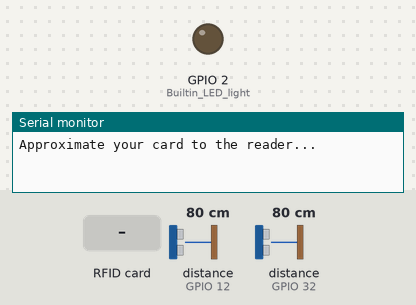
Recording of a sketch running on a simulated ESP32. On the bench: output pins drawn as LEDs (lit = HIGH), the last lines printed to the serial monitor. Wiring (inferred from the names in the program): 2 × ultrasonic range finder: trigger GPIO 13, echo GPIO 12 / trigger GPIO 33, echo GPIO 32. Dashed ring = blinking. The test bench sets the inputs (shaded band); at power-on: distance to the obstacle (sensors on GPIO 12, GPIO 32) 80 cm. The echo pulse lasts 58.3 µs per cm; pins used as bus, display or sensor lines are not drawn.

Above: at 3.0 s.
3.1 s: RFID card 5E 7A 19 C4 held to the reader
At 3.24 s:
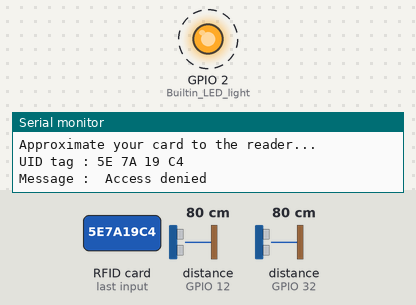
6.1 s: distance to the obstacle (sensor on GPIO 12) set to 2 cm
Timing chart, 0 to 9.1 s (numbered marks = the images above; inputs shaded):
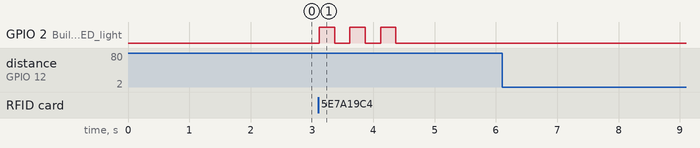

The sketch:

blynk.ino
```cpp
#include <SPI.h>
#include <MFRC522.h>

int Count = 0;
String warning = " ";
String message = " ";
int authorized = 0;
int secure = 0;
int lock = 0;
int Distance = 30;
int trigPin_1 = 13;
int echoPin_1 = 12;
int trigPin_2 = 33;
int echoPin_2 = 32;

#define SS_PIN 5
#define RST_PIN 22
MFRC522 mfrc522(SS_PIN, RST_PIN);   // Create MFRC522 instance.

// Fill-in information from your Blynk Template here
#define BLYNK_TEMPLATE_ID "<SENSITIVE_DATA>" // Not uploading this on github :)
#define BLYNK_DEVICE_NAME "Bidirectional"

#define BLYNK_FIRMWARE_VERSION "0.1.0"

#define BLYNK_PRINT Serial
//#define BLYNK_DEBUG

#define APP_DEBUG

#include "BlynkEdgent.h"

BLYNK_WRITE(V0){
  int pinValue = param.asInt();
  if(pinValue == 1){
    message = "Event set to private!";
    secure = pinValue;
  }else{
    message = "Event set to public!";
  }
}

BLYNK_WRITE(V3){
  int lockPin = param.asInt();
  lock = lockPin;
}

BlynkTimer timer;

// Publish counter value to blynk
void counter()
{
  // This function describes what will happen with each timer tick
  // i.e. writing sensor value to datastream V1
  Blynk.virtualWrite(V1, Count);

}

// Publish warning messages to blynk
void wrn()
{
  // This function describes what will happen with each timer tick
  // i.e. writing sensor value to datastream V2
  Blynk.virtualWrite(V2, warning);

}

// Publish promept messages to blynk
void msg()
{
  // This function describes what will happen with each timer tick
  // i.e. writing sensor value to datastream V4
  Blynk.virtualWrite(V4, message);

}

// Clear message/warning for prompt effect
void clr()
{
  // This function describes what will happen with each timer tick
  // i.e. writing sensor value to datastream V2
  if(warning != " "){
    Blynk.virtualWrite(V2, " ");
    warning = " ";
  }

  if(message != " "){
    Blynk.virtualWrite(V4, " ");
    message = " ";
  }
}

// Function for reading ultrasonic sensor distance value
long readUltrasonicDistance(int triggerPin, int echoPin)
{
  pinMode(triggerPin, OUTPUT);  // Clear the trigger
  digitalWrite(triggerPin, LOW);
  delayMicroseconds(2);
  // Sets the trigger pin to HIGH state for 10 microseconds
  digitalWrite(triggerPin, HIGH);
  delayMicroseconds(10);
  digitalWrite(triggerPin, LOW);
  pinMode(echoPin, INPUT);
  // Reads the echo pin, and returns the sound wave travel time in microseconds
  return pulseIn(echoPin, HIGH);
}

void setup()
{
  Serial.begin(9600);   // Initiate a serial communication
  SPI.begin();      // Initiate  SPI bus
  pinMode(LED_BUILTIN, OUTPUT); // Builtin LED light(Blue)
  mfrc522.PCD_Init();   // Initiate MFRC522
  Serial.println("Approximate your card to the reader...");
  Serial.println();
  // Using timer to avoid publishing info frequently, that may result in blynk servers blocking us
  timer.setInterval(1000L, counter);
  timer.setInterval(1000L, wrn);
  timer.setInterval(1000L, msg);
  timer.setInterval(5000L, clr);

  BlynkEdgent.begin();
}

void loop() {
  // Check if lock button is pushed or not, send appropriate message accordingly
  if(lock == 1){
    if(Count > 0){
      lock = 0;
      Blynk.virtualWrite(V3, lock);
      warning = "Can't lock, someone is still inside!";
    }else{
      message = "Door is currently locked!";
    }
  }
  BlynkEdgent.run();
  timer.run();

  // When Person enters
  while(0.01723 * readUltrasonicDistance(trigPin_1, echoPin_1) < Distance){
    if(secure == 1){
      if(authorized == 1){
        Count = (Count + 1);
        authorized = 0;
        Serial.print("Count: ");
        Serial.println(Count);
        message = "Authorized!";
      }else{
        Serial.println("Non authorized entry");
        warning = "Non-authorized entry";
      }
    }else{
      Count = (Count + 1);
      Serial.print("Count: ");
      Serial.println(Count);
    }

    while(0.01723 * readUltrasonicDistance(trigPin_1, echoPin_1) < Distance){
      delay(500);
    }
  }

  // When Person exits
  while(0.01723 * readUltrasonicDistance(trigPin_2, echoPin_2) < Distance){
    if(Count > 0){
      Count = (Count - 1);
    }
    Serial.print("Count: ");
    Serial.println(Count);

    while(0.01723 * readUltrasonicDistance(trigPin_2, echoPin_2) < Distance){
      delay(500);
    }
  }
  // Look for new cards
  if ( ! mfrc522.PICC_IsNewCardPresent())
  {
    return;
  }
  // Select one of the cards
  if ( ! mfrc522.PICC_ReadCardSerial())
  {
    return;
  }
  //Show UID on serial monitor
  Serial.print("UID tag :");
  String content= "";
  byte letter;
  for (byte i = 0; i < mfrc522.uid.size; i++)
  {
     Serial.print(mfrc522.uid.uidByte[i] < 0x10 ? " 0" : " ");
     Serial.print(mfrc522.uid.uidByte[i], HEX);
     content.concat(String(mfrc522.uid.uidByte[i] < 0x10 ? " 0" : " "));
     content.concat(String(mfrc522.uid.uidByte[i], HEX));
  }
  Serial.println();
  Serial.print("Message : ");
  content.toUpperCase();

  if (content.substring(1) == "83 58 9B 94") //change here the UID of the card/cards that you want to give access
  {
    // Special effect for access approved
    Serial.println("Authorized access");
    digitalWrite(LED_BUILTIN, HIGH);
    delay(1500);
    digitalWrite(LED_BUILTIN, LOW);
    Serial.println();
    authorized = 1;
  }

 else   {
    // Special effect for access denial
    Serial.println(" Access denied");
    digitalWrite(LED_BUILTIN, HIGH);
    delay(250);
    digitalWrite(LED_BUILTIN, LOW);
    delay(250);
    digitalWrite(LED_BUILTIN, HIGH);
    delay(250);
    digitalWrite(LED_BUILTIN, LOW);
    delay(250);
    digitalWrite(LED_BUILTIN, HIGH);
    delay(250);
    digitalWrite(LED_BUILTIN, LOW);
 }
}
```

Measured:
- after the input at 3.1 s, GPIO 2 (Builtin_LED_light): alternates HIGH for 0.25 s and LOW for 0.25 s, 6 changes in all, then stays LOW, starting at once
